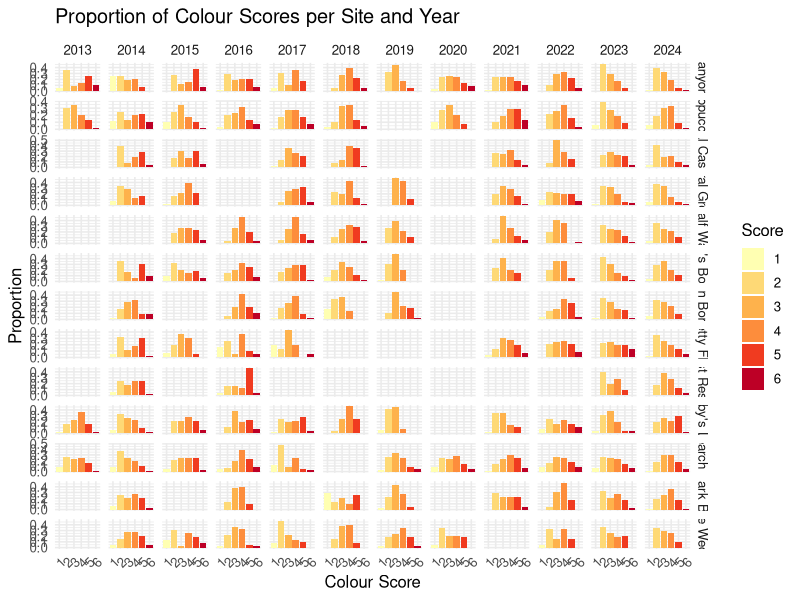
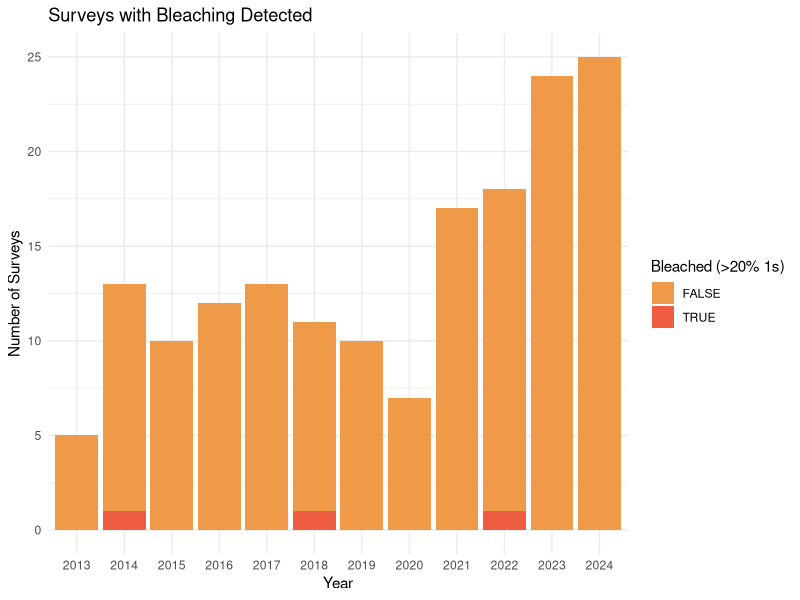
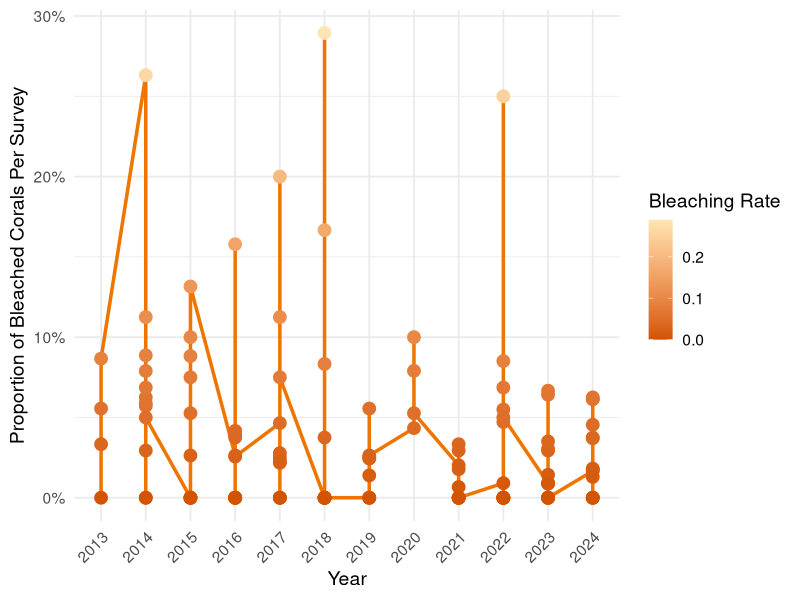
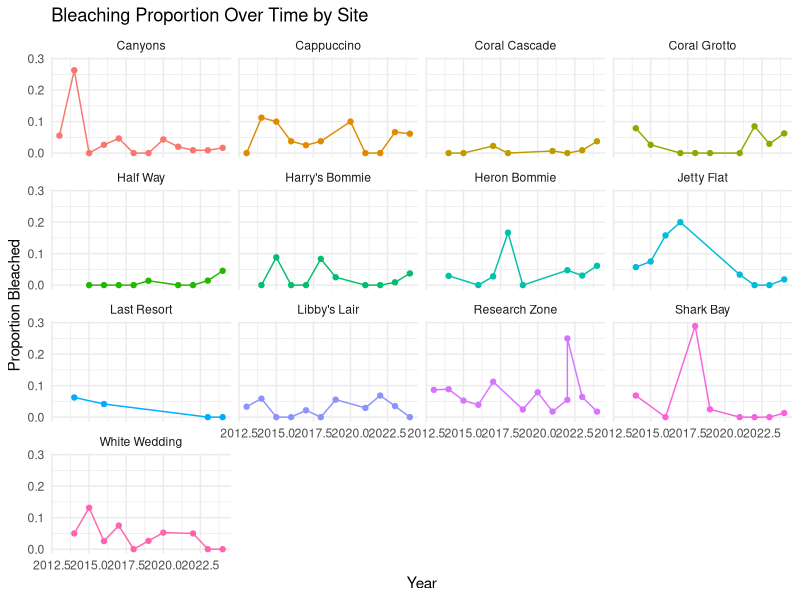
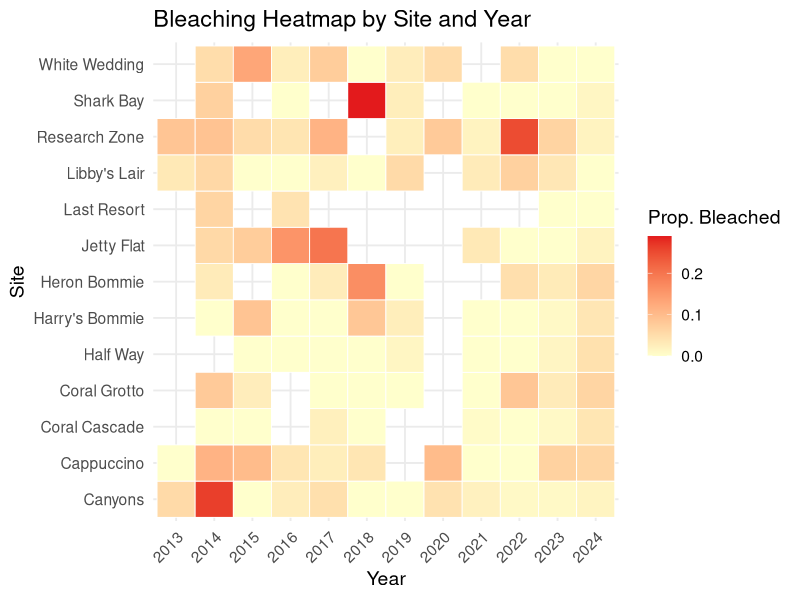
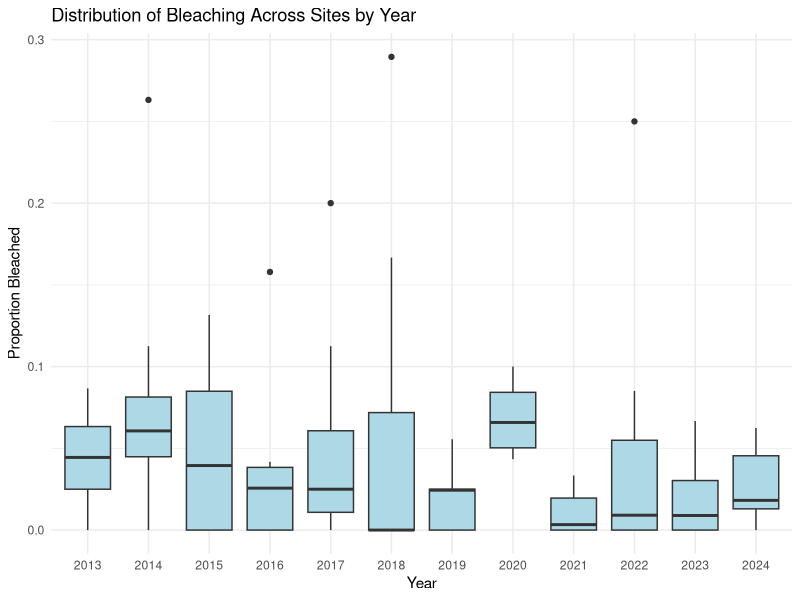

Source code (R) for these figures, in order:
#####CoralWatch visualisations and statistics###
library(ggplot2)
library(tidyverse)

##########CORAL WATCH###########################
CWsub <- read_csv(file = "coralwatch_sub.csv")

######proportion of colour scores per site and year
CWsub %>%
  group_by(SITE, year, Colour_Code_num) %>%
  summarise(n = n(), .groups = "drop") %>%
  group_by(SITE, year) %>%
  mutate(prop = n / sum(n)) %>%
  ggplot(aes(x = factor(Colour_Code_num), y = prop, fill = factor(Colour_Code_num))) +
  geom_col() +
  facet_grid(SITE ~ year, scales = "free_y") +
  labs(
    title = "Proportion of Colour Scores per Site and Year",
    x = "Colour Score",
    y = "Proportion") +
  scale_fill_brewer(palette = "YlOrRd", name = "Score") +
  theme_minimal(base_size = 12) +
  theme(axis.text.x = element_text(angle = 45, hjust = 1))

#####detect bleaching if 1 is more than 20% per survey
CW_bleach_detect <- CWsub %>%
  group_by(survey_id, SITE, DATE, year) %>%
  summarise(
    observations = n(),
    n_bleach = sum(Colour_Code_num == 1),
    prop_bleach = n_bleach / observations
  ) %>% ungroup %>%
  mutate(bleached = prop_bleach > 0.2)

###as above but merging surveys by year
CW_bleach_detect_year <- CW_bleach_detect %>%
  group_by(year, SITE, bleached) %>%
  reframe(
    n_surveys = n_distinct(survey_id, na.rm = TRUE),
    n_observations = sum(observations),
    n_bleached_obs = sum(n_bleach),
    prop_bleach_obs = n_bleached_obs / n_observations)

write_csv(CW_bleach_detect_year, "CW_bleach_detect_year.csv")

###plot (above) bleaching by year (sites combined)
CW_bleach_detect_year %>%
  group_by(year, bleached) %>%
  summarise(total_surveys = sum(n_surveys), .groups = "drop") %>%
  ggplot(aes(x = factor(year), y = total_surveys, fill = bleached)) +
  geom_col(position = "stack") +
  labs(title = "Surveys with Bleaching Detected",
       x = "Year",
       y = "Number of Surveys",
       fill = "Bleached (>20% 1s)") +
  scale_fill_manual(values = c("tan2", "tomato2")) +
  theme_minimal()


###each survey plotted to visualise prop bleached corals per survey
ggplot(CW_bleach_detect_year, aes(x = factor(year), y = prop_bleach_obs)) +
  geom_line(group = 1, color = "darkorange2", linewidth = 1.2) +
  geom_point(aes(color = prop_bleach_obs), size = 4) +
  scale_color_gradient(high = "#FFE5B4", low = "#D35400") +
  scale_y_continuous(labels = scales::percent_format(accuracy = 1)) +
  labs(
    #title = "",
    x = "Year",
    y = "Proportion of Bleached Corals Per Survey",
    color = "Bleaching Rate"
  ) +
  theme_minimal(base_size = 14) +
  theme(axis.text.x = element_text(angle = 45, hjust = 1))

#only looking at proportion bleached by year (surveys combined)
ggplot(CW_bleach_detect_year, aes(x = year, y = prop_bleach_obs, group = SITE, color = SITE)) +
  geom_line() +
  geom_point() +
  labs(title = "Bleaching Proportion Over Time by Site",
       x = "Year", y = "Proportion Bleached") +
  theme_minimal() +
  theme(legend.position = "none") +  
  facet_wrap(~ SITE)  

##heatmap of proportion bleached by year
ggplot(CW_bleach_detect_year, aes(x = factor(year), y = (SITE), fill = prop_bleach_obs)) +
  geom_tile(color = "white", linewidth = 0.3) +
  scale_fill_gradient(low = "#FFFFCC", high = "#E31A1C", na.value = "grey90") +
  labs(title = "Bleaching Heatmap by Site and Year",
       x = "Year", y = "Site", fill = "Prop. Bleached") +
  theme_minimal(base_size = 14) +
  theme(axis.text.x = element_text(angle = 45, hjust = 1))

#as above but boxplots (no site), might be good to see range
ggplot(CW_bleach_detect_year, aes(x = factor(year), y = prop_bleach_obs)) +
  geom_boxplot(fill = "lightblue") +
  labs(title = "Distribution of Bleaching Across Sites by Year",
       x = "Year", y = "Proportion Bleached") +
  theme_minimal()

##############################################################
##APPLY TIME SERIES LINEAR MODEL
CW_bleach_detect_year <- CW_bleach_detect_year %>%
  mutate(prop_bleach_adj = ifelse(prop_bleach_obs == 0, 0.0001,
                                  ifelse(prop_bleach_obs == 1, 0.9999, prop_bleach_obs)))

library(glmmTMB)
m_beta_cw <- glmmTMB(prop_bleach_adj ~ year,
                data = CW_bleach_detect_year,
                family = beta_family(link = "logit"))
summary(m_beta_cw)
###not significant over time at site/year level.
